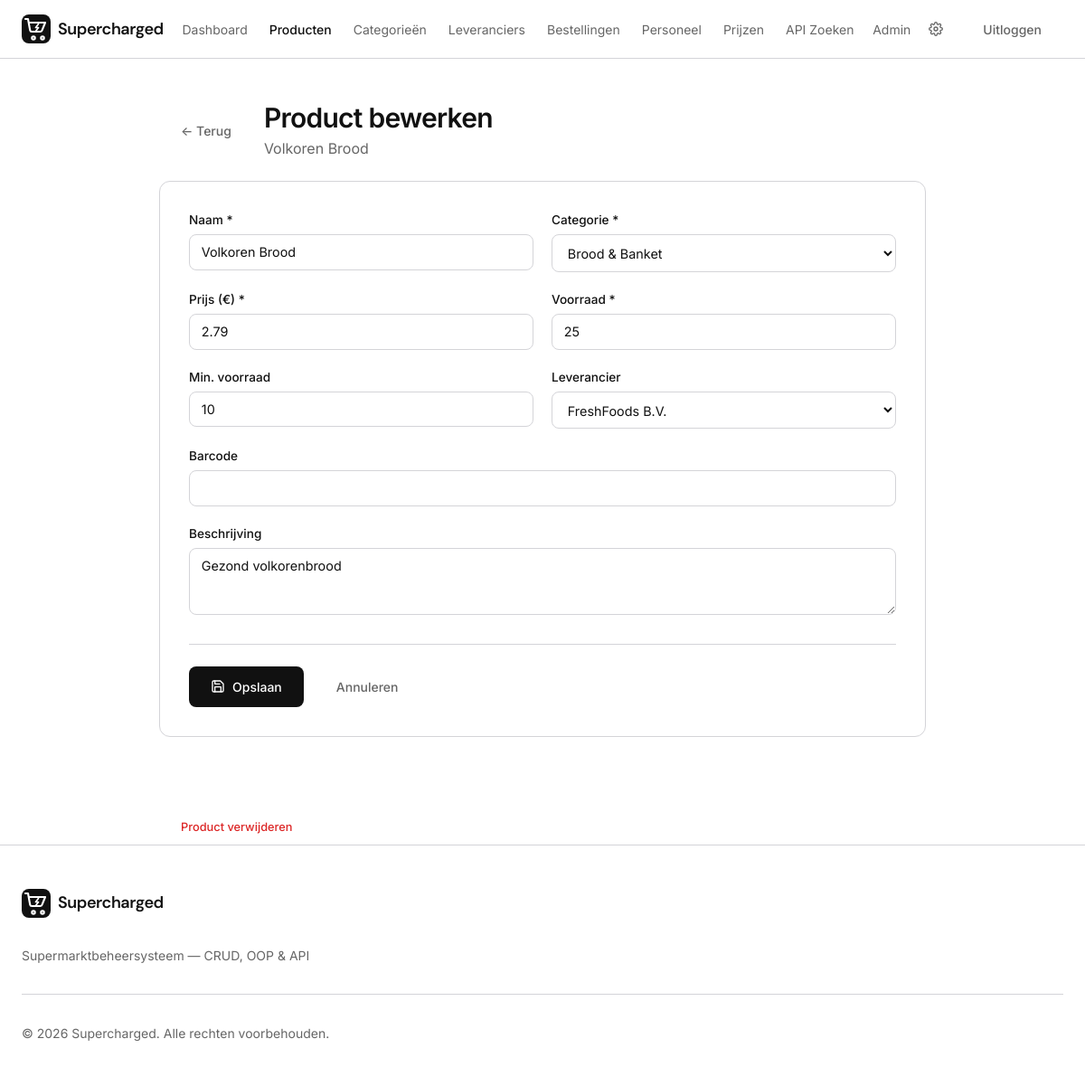
Before: /products/edit.php?id=5 (signed in) with the older database file.
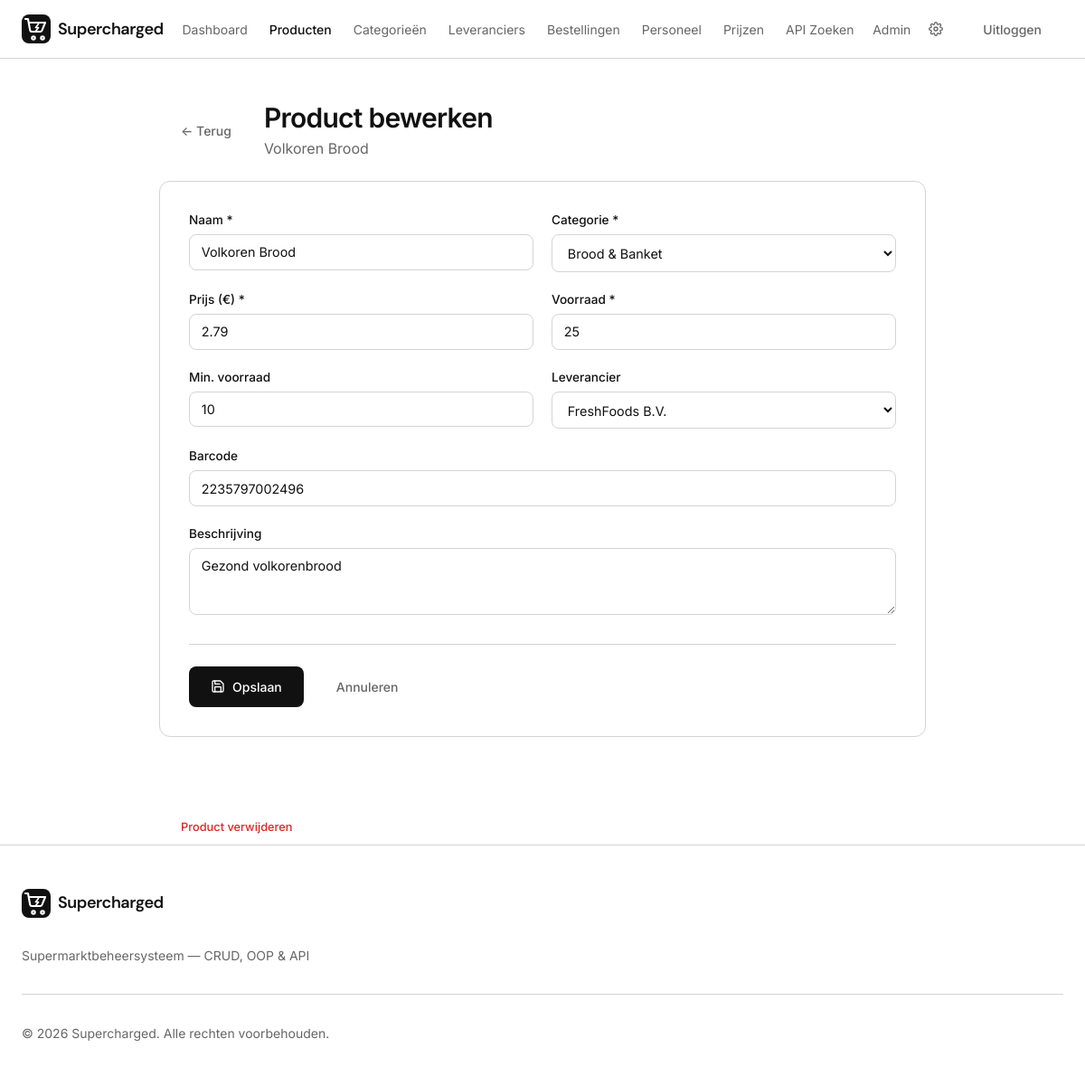
After: the same page with the newer database file.
### tables this page shows
CREATE TABLE products (
  id          INT AUTO_INCREMENT PRIMARY KEY,
  category_id INT NOT NULL,
  supplier_id INT DEFAULT NULL,
  name        VARCHAR(200) NOT NULL,
  description TEXT,
  price       DECIMAL(10,2) NOT NULL DEFAULT 0.00,
  stock       INT NOT NULL DEFAULT 0,
  min_stock   INT NOT NULL DEFAULT 10,
  barcode     VARCHAR(50) DEFAULT NULL,
  image_url   VARCHAR(500) DEFAULT NULL,
  is_active   TINYINT(1) NOT NULL DEFAULT 1,
  created_at  TIMESTAMP DEFAULT CURRENT_TIMESTAMP,
  updated_at  TIMESTAMP DEFAULT CURRENT_TIMESTAMP ON UPDATE CURRENT_TIMESTAMP,
  FOREIGN KEY (category_id) REFERENCES categories(id) ON DELETE RESTRICT,
  FOREIGN KEY (supplier_id) REFERENCES suppliers(id) ON DELETE SET NULL
);

CREATE TABLE categories (
  id          INT AUTO_INCREMENT PRIMARY KEY,
  name        VARCHAR(100) NOT NULL,
  description TEXT,
  created_at  TIMESTAMP DEFAULT CURRENT_TIMESTAMP,
  updated_at  TIMESTAMP DEFAULT CURRENT_TIMESTAMP ON UPDATE CURRENT_TIMESTAMP
);

CREATE TABLE suppliers (
  id             INT AUTO_INCREMENT PRIMARY KEY,
  name           VARCHAR(150) NOT NULL,
  contact_person VARCHAR(100),
  email          VARCHAR(255),
  phone          VARCHAR(50),
  address        TEXT,
  created_at     TIMESTAMP DEFAULT CURRENT_TIMESTAMP,
  updated_at     TIMESTAMP DEFAULT CURRENT_TIMESTAMP ON UPDATE CURRENT_TIMESTAMP
);

### includes/init.php (called while the page is built, shortened)
<?php
spl_autoload_register(function (string $class) {
    $prefix = 'App\\';
    $base   = __DIR__ . '/../src/';
    if (str_starts_with($class, $prefix)) {
        $file = $base . str_replace('\\', '/', substr($class, strlen($prefix))) . '.php';
    }
});
require_once __DIR__ . '/../config/database.php';

### src/Database.php (called while the page is built, shortened)
<?php
class Database
{
    private static ?Database $instance = null;
    private PDO $pdo;
    private function __construct()
    {
        $dsn = sprintf('mysql:host=%s;dbname=%s;charset=%s', DB_HOST, DB_NAME, DB_CHARSET);
        try {
            $this->pdo = new PDO($dsn, DB_USER, DB_PASS, [
                PDO::ATTR_ERRMODE            => PDO::ERRMODE_EXCEPTION,
                PDO::ATTR_DEFAULT_FETCH_MODE => PDO::FETCH_ASSOC,
                PDO::ATTR_EMULATE_PREPARES   => false,
            ]);
        } catch (PDOException $e) {
            error_log('Database connection failed: ' . $e->getMessage());
            throw new RuntimeException('Database niet beschikbaar. Probeer het later opnieuw.');
        }
    }
    public static function getInstance(): self
    {
        if (self::$instance === null) {
            self::$instance = new self();
        }
        return self::$instance;
    }
    public function getConnection(): PDO
    {
        return $this->pdo;
    }
}

### src/Repository/BaseRepository.php (called while the page is built, shortened)
<?php
abstract class BaseRepository
{
    public function __construct()
    {
        $this->pdo = Database::getInstance()->getConnection();
    }
}

### src/Repository/ProductRepository.php (called while the page is built, shortened)
<?php
class ProductRepository extends BaseRepository
{
    public function findById(int $id): ?Product
    {
        $stmt = $this->pdo->prepare(
            'SELECT p.*, c.name AS category_name, s.name AS supplier_name
             FROM products p
             LEFT JOIN categories c ON p.category_id = c.id
             LEFT JOIN suppliers s ON p.supplier_id = s.id
             WHERE p.id = ?'
        );
        $stmt->execute([$id]);
        $row = $stmt->fetch();
        return $row ? $this->hydrate($row) : null;
    }
    private function hydrate(array $row): Product
    {
        $product = new Product($row);
        $product->setIsActive((bool) ($row['is_active'] ?? true));
        if (!empty($row['category_name'])) {
            $category = new Category([
                'id' => $row['category_id'],
                'name' => $row['category_name'],
            ]);
            $product->setCategory($category);
        }
        if (!empty($row['supplier_name'])) {
            $supplier = new Supplier([
                'id' => $row['supplier_id'] ?? 0,
                'name' => $row['supplier_name'],
            ]);
            $product->setSupplier($supplier);
        }
        return $product;
    }
}

### src/Model/Product.php (called while the page is built, shortened)
<?php
class Product
{
    private int $categoryId;
    private ?int $supplierId;
    private string $name;
    private ?string $description;
    private float $price;
    private int $stock;
    private int $minStock;
    private ?string $barcode;
    public function __construct(array $data = [])
    {
        $this->categoryId  = (int) ($data['category_id'] ?? 0);
        $this->supplierId  = isset($data['supplier_id']) ? (int) $data['supplier_id'] : null;
        $this->name        = $data['name'] ?? '';
        $this->description = $data['description'] ?? null;
        $this->price       = (float) ($data['price'] ?? 0);
        $this->stock       = (int) ($data['stock'] ?? 0);
        $this->minStock    = (int) ($data['min_stock'] ?? 10);
        $this->barcode     = $data['barcode'] ?? null;
    }
    public function getCategoryId(): int { return $this->categoryId; }
    public function getSupplierId(): ?int { return $this->supplierId; }
    public function getName(): string { return $this->name; }
    public function getDescription(): ?string { return $this->description; }
    public function getPrice(): float { return $this->price; }
    public function getStock(): int { return $this->stock; }
    public function getMinStock(): int { return $this->minStock; }
    public function getBarcode(): ?string { return $this->barcode; }
}

### src/Repository/CategoryRepository.php (called while the page is built, shortened)
<?php
class CategoryRepository extends BaseRepository
{
    public function findAll(): array
    {
        $stmt = $this->pdo->query('SELECT * FROM categories ORDER BY name');
        $categories = [];
        foreach ($stmt->fetchAll() as $row) {
            $categories[] = new Category($row);
        }
        return $categories;
    }
}

### src/Model/Category.php (called while the page is built, shortened)
<?php
class Category
{
    private int $id;
    private string $name;
    public function __construct(array $data = [])
    {
        $this->id          = (int) ($data['id'] ?? 0);
        $this->name        = $data['name'] ?? '';
    }
    public function getId(): int { return $this->id; }
    public function getName(): string { return $this->name; }
}

### src/Repository/SupplierRepository.php (called while the page is built, shortened)
<?php
class SupplierRepository extends BaseRepository
{
    public function findAll(): array
    {
        $stmt = $this->pdo->query('SELECT * FROM suppliers ORDER BY name');
        $list = [];
        foreach ($stmt->fetchAll() as $row) {
            $list[] = new Supplier($row);
        }
        return $list;
    }
}

### src/Model/Supplier.php (called while the page is built, shortened)
<?php
class Supplier
{
    private int $id;
    private string $name;
    public function __construct(array $data = [])
    {
        $this->id            = (int) ($data['id'] ?? 0);
        $this->name          = $data['name'] ?? '';
    }
    public function getId(): int { return $this->id; }
    public function getName(): string { return $this->name; }
}

### products/edit.php (the view, shortened to what the changed rows need)
<?php
require_once __DIR__ . '/../includes/init.php';
$productRepo  = new ProductRepository();
$categoryRepo = new CategoryRepository();
$supplierRepo = new SupplierRepository();
$id = (int) ($_GET['id'] ?? 0);
$product = $productRepo->findById($id);
$categories = $categoryRepo->findAll();
$suppliers  = $supplierRepo->findAll();
require_once __DIR__ . '/../includes/header.php';
?>
<div class="max-w-4xl px-6" style="padding-top:2rem;padding-bottom:4rem;">
  <div class="flex items-center gap-3" style="margin-bottom:1.5rem;">
    <div>
      <h1 class="text-3xl font-semibold tracking-tight">Product bewerken</h1>
      <p class="text-muted-foreground mt-1"><?= htmlspecialchars($product->getName()) ?></p>
    </div>
  </div>
  <form method="POST" class="form-card">
    <div class="form-grid">
      <div class="field">
        <label class="field__label" for="name">Naam *</label>
        <input id="name" name="name" type="text" class="field__input" value="<?= htmlspecialchars($_POST['name'] ?? $product->getName()) ?>" required>
      </div>
      <div class="field">
        <label class="field__label" for="category_id">Categorie *</label>
        <select id="category_id" name="category_id" class="field__input" required>
          <?php foreach ($categories as $cat): ?>
            <option value="<?= $cat->getId() ?>" <?= ($_POST['category_id'] ?? $product->getCategoryId()) == $cat->getId() ? 'selected' : '' ?>><?= htmlspecialchars($cat->getName()) ?></option>
          <?php endforeach; ?>
        </select>
      </div>
      <div class="field">
        <label class="field__label" for="price">Prijs (&euro;) *</label>
        <input id="price" name="price" type="number" step="0.01" min="0" class="field__input" value="<?= htmlspecialchars($_POST['price'] ?? $product->getPrice()) ?>" required>
      </div>
      <div class="field">
        <label class="field__label" for="stock">Voorraad *</label>
        <input id="stock" name="stock" type="number" min="0" class="field__input" value="<?= htmlspecialchars($_POST['stock'] ?? $product->getStock()) ?>" required>
      </div>
      <div class="field">
        <label class="field__label" for="min_stock">Min. voorraad</label>
        <input id="min_stock" name="min_stock" type="number" min="0" class="field__input" value="<?= htmlspecialchars($_POST['min_stock'] ?? $product->getMinStock()) ?>">
      </div>
      <div class="field">
        <label class="field__label" for="supplier_id">Leverancier</label>
        <select id="supplier_id" name="supplier_id" class="field__input">
          <?php foreach ($suppliers as $s): ?>
            <option value="<?= $s->getId() ?>" <?= ($_POST['supplier_id'] ?? $product->getSupplierId()) == $s->getId() ? 'selected' : '' ?>><?= htmlspecialchars($s->getName()) ?></option>
          <?php endforeach; ?>
        </select>
      </div>
      <div class="field" style="grid-column:1/-1;">
        <label class="field__label" for="barcode">Barcode</label>
        <input id="barcode" name="barcode" type="text" class="field__input" value="<?= htmlspecialchars($_POST['barcode'] ?? $product->getBarcode() ?? '') ?>">
      </div>
      <div class="field" style="grid-column:1/-1;">
        <label class="field__label" for="description">Beschrijving</label>
        <textarea id="description" name="description" class="field__input" rows="3"><?= htmlspecialchars($_POST['description'] ?? $product->getDescription() ?? '') ?></textarea>
      </div>
    </div>
  </form>
</div>
<?php require_once __DIR__ . '/../includes/footer.php'; ?>

Changed rows visible on the page:
changed products "Volkoren Brood": barcode (not shown) → "2235797002496"
